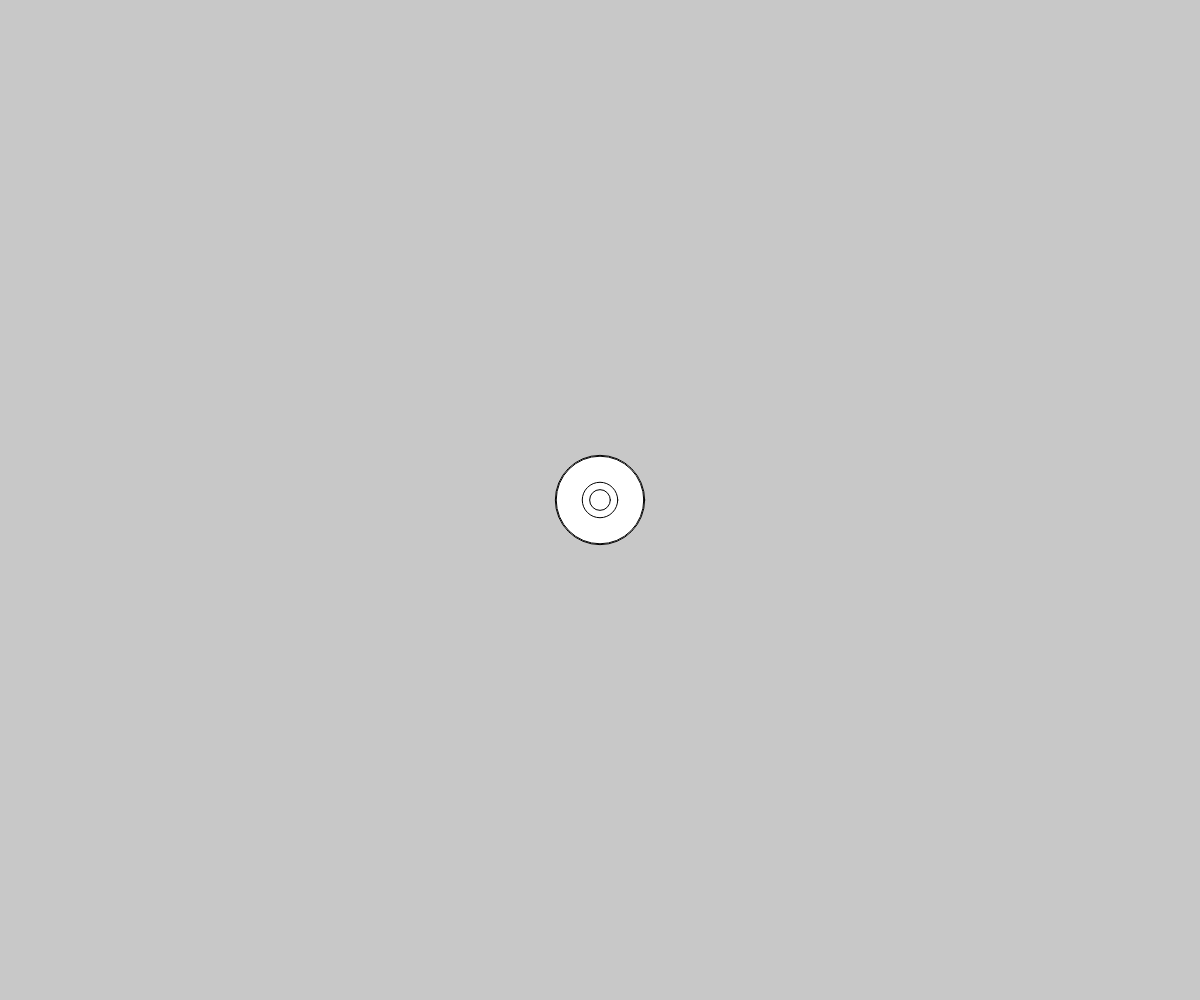
Frame 1 (no input)
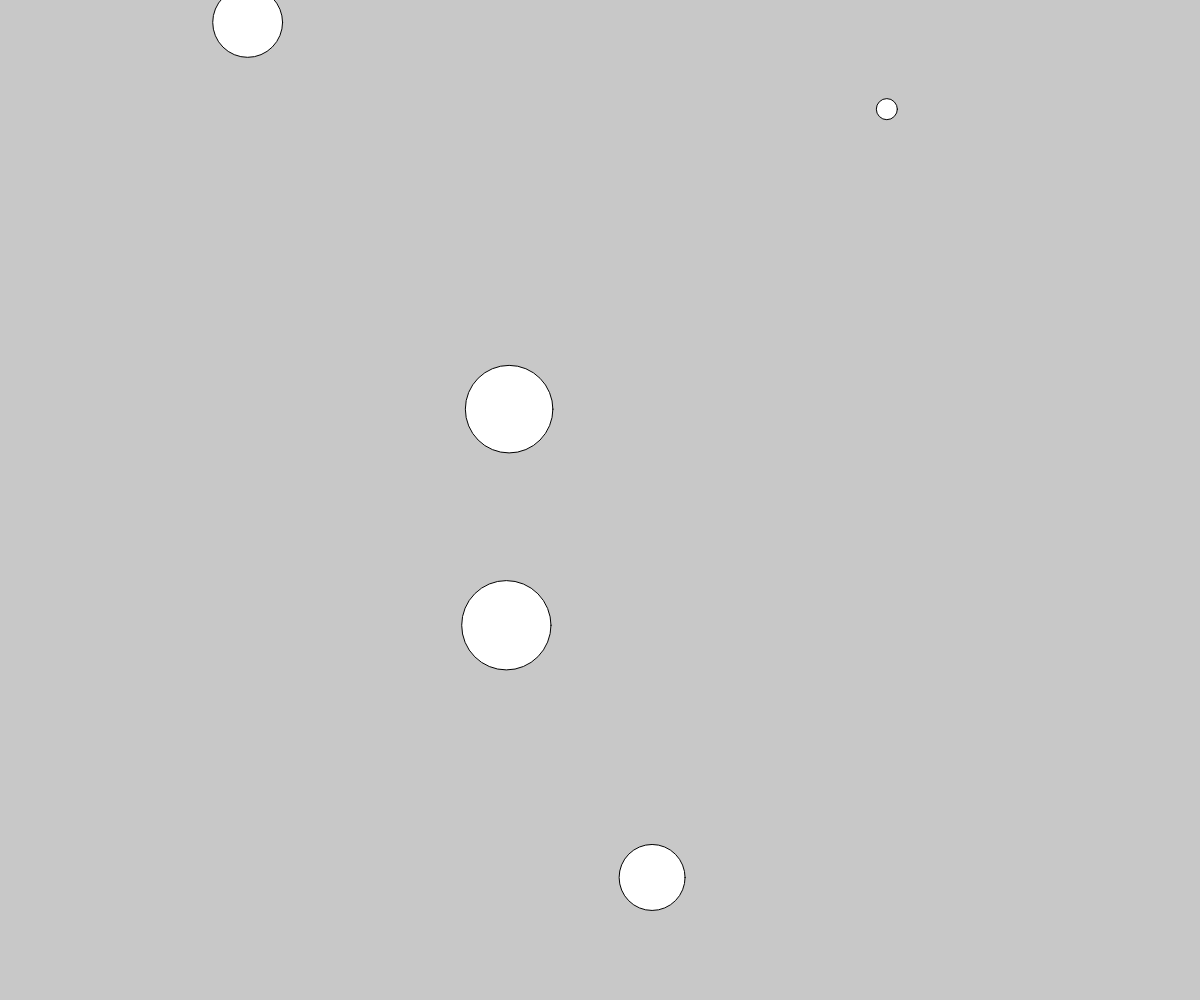
Frame 60 (no input)
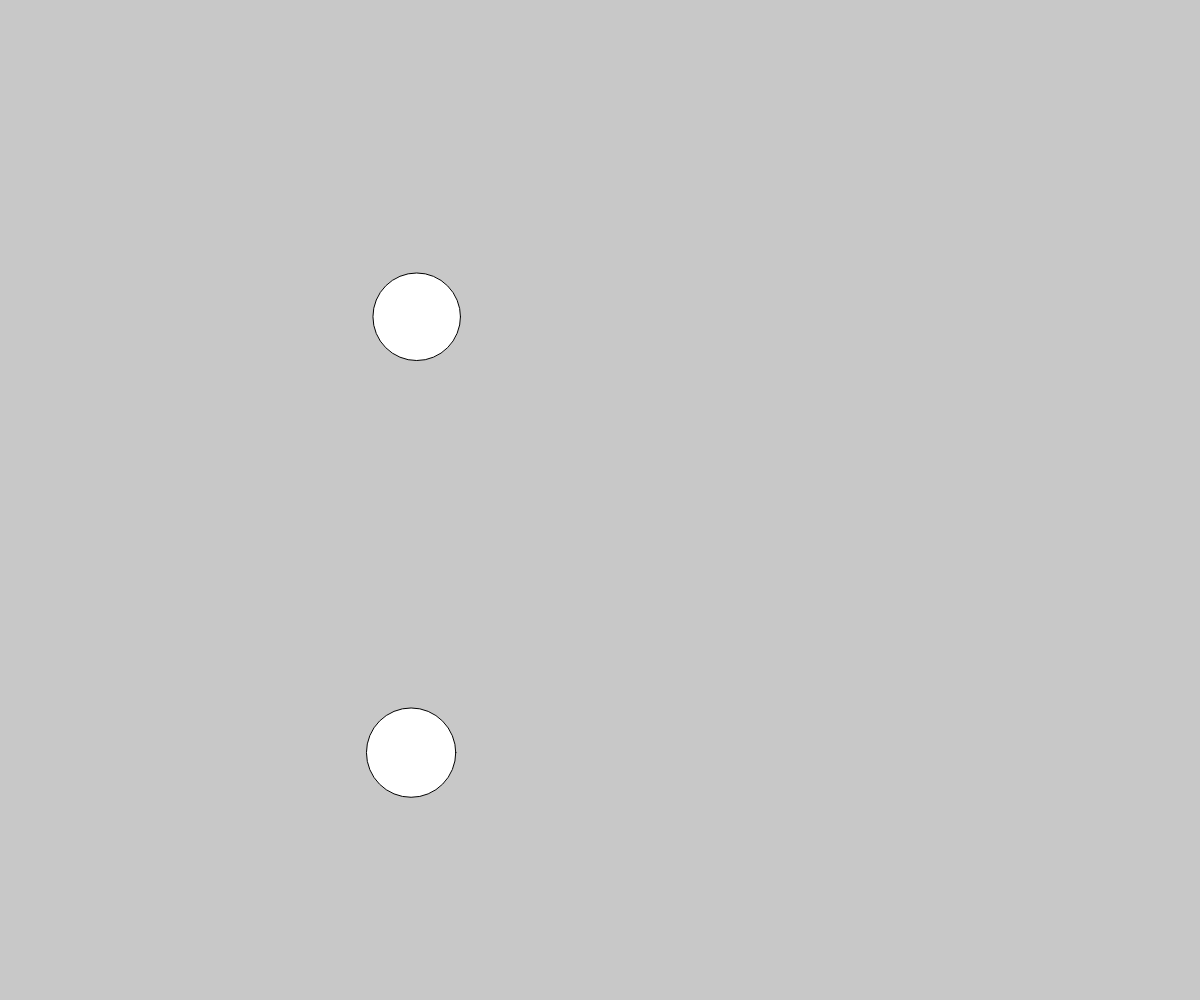
Frame 120 (the mouse pressed at the canvas centre since frame 60)

The p5.js sketch that drew these frames (run headless with seeded random() and noise() and a simulated clock; from frame 60 on, the mouse is pressed at the canvas centre):

// p5.js sketch
// ── sketch.js
let balls = new Array(20);

function setup() {
  createCanvas(windowWidth, windowHeight);
  for (let i = 0; i < balls.length; i++) {
    balls[i] = new Ball(width / 2, height / 2);
}
}

function draw() {
  background(200);
 
  for (let i = 0; i < balls.length; i++){
    const b = balls[i];
    b.render();
    b.update();
  }
}

class Ball {
  constructor(x,y){
    this.x = x;
    this.y = y;
    this.r = random(5,50)

    const sMax = 20
    this.speedX = random(-sMax,sMax)
    this.speedY = random(-sMax,sMax)
  } 

  update() {
    this.x += this.speedX
    this.y += this.speedY
  }

  render() {
    circle(this.x, this.y, this.r*2);
  }
}
